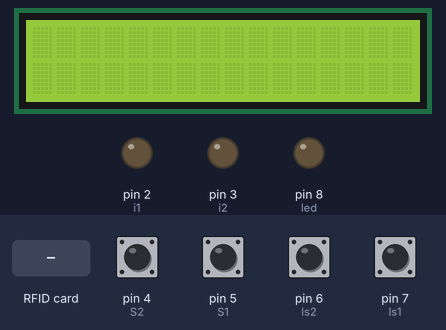
Bench run of a sketch on a simulated Arduino Uno, built with avr-gcc and run on an emulated ATmega328P. On the bench: 16×2 character LCD, output pins drawn as LEDs (lit = HIGH). The inputs (shaded band) are chosen by the test bench; at power-on: pin 4 (S2), pin 5 (S1), pin 6 (ls2), pin 7 (ls1) HIGH. Pins used as bus, display or sensor lines are not drawn; what the sketch prints to the serial monitor is not drawn.

Above: at 1.3 s.
1.4 s: RFID card 5E 7A 19 C4 held to the reader
At 1.8 s:
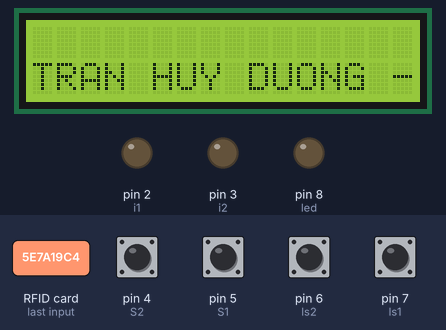
At 2.3 s:
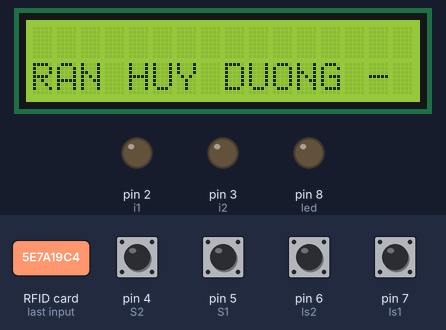
Timing chart, 0 to 4.4 s (numbered marks = the images above; inputs shaded):
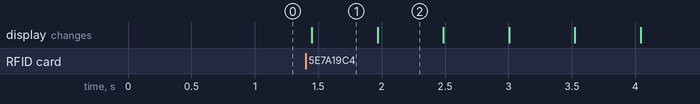

The sketch:

codecuatudong.ino
```cpp
#include<Arduino.h>
#include <SPI.h>
#include <MFRC522.h>
#include <Wire.h>
#include <LiquidCrystal_I2C.h>
LiquidCrystal_I2C lcd(0x27, 16, 2);

#define RST_PIN         9
#define SS_PIN          10
int ls1=7;// limited switch 1
int ls2=6; //limited switch 2
int i1=2;
int i2=3;
int led = 8;
int S1=5; //Sensor
int S2=4;

int UID[4], i;

int ID1[4] = {48, 104, 204, 20}; //Thẻ mở đèn
int ID2[4] = {206, 214, 185, 29}; //Thẻ tắt đèn

MFRC522 mfrc522(SS_PIN, RST_PIN);

void forward(){
 digitalWrite(i1,HIGH);
 digitalWrite(i2,LOW);

}
void goback(){
  digitalWrite(i1,LOW);
 digitalWrite(i2,HIGH);

}
void stop(){
  digitalWrite(i1,LOW);
 digitalWrite(i2,LOW);
}

void setup()
{

    Serial.begin(9600);
    pinMode(ls1,INPUT_PULLUP);
    pinMode(ls2,INPUT_PULLUP);
    pinMode(i1,OUTPUT);
    pinMode(i2,OUTPUT);
    pinMode(S1,INPUT);
    pinMode(S2,INPUT);

    pinMode(led, OUTPUT);
    digitalWrite(led, LOW);

    lcd.init();
    lcd.backlight();

    SPI.begin();
    mfrc522.PCD_Init();

}

void loop()
{
  int rS1 = digitalRead(S1);  // Đọc trạng thái của cảm biến S1
  int rS2 = digitalRead(S2);  // Đọc trạng thái của cảm biến S2
  int rls1 = digitalRead(ls1); // Đọc trạng thái của công tắc giới hạn ls1
  int rls2 = digitalRead(ls2); // Đọc trạng thái của công tắc giới hạn ls2

  if (rls1 == 0 || rls2 == 0)
  {
    stop(); // Dừng hệ thống nếu có công tắc giới hạn được nhấn
  }

  if (!mfrc522.PICC_IsNewCardPresent())
  {
    return;  // Nếu không có thẻ mới, thoát khỏi hàm loop()
  }

  if (!mfrc522.PICC_ReadCardSerial())
  {
    return;  // Nếu không đọc được thẻ, thoát khỏi hàm loop()
  }

  Serial.print("UID của thẻ: ");

  for (byte i = 0; i < mfrc522.uid.size; i++)
  {
    Serial.print(mfrc522.uid.uidByte[i] < 0x10 ? " 0" : " ");
    UID[i] = mfrc522.uid.uidByte[i];
    Serial.print(UID[i]);
  }

  Serial.println("   ");

  // So sánh UID đọc được với các ID đã định nghĩa
  if (UID[i] == ID1[i])
  {
    digitalWrite(led, HIGH);  // Bật đèn LED
    forward();  // Điều khiển điều hướng tiến
    Serial.println("Thẻ mở đèn - ĐÈN ON");
    lcd.setCursor(1,0);
    lcd.print("Moi vao");  // Hiển thị trên LCD khi thẻ mở đèn được đọc
  }
  else if (UID[i] == ID2[i] && rS1 == 0 && rS2 == 0)
  {
    digitalWrite(led, LOW);  // Tắt đèn LED
    goback();  // Điều khiển điều hướng lùi
    Serial.println("Thẻ tắt đèn - ĐÈN OFF");
    lcd.setCursor(1,0);
    lcd.print("Dong cua");  // Hiển thị trên LCD khi thẻ tắt đèn được đọc
  }
  else
  {
    Serial.println("Sai thẻ");
    lcd.setCursor(1,0);
    lcd.print("Sai the");  // Hiển thị thông báo sai thẻ trên LCD
  }

  mfrc522.PICC_HaltA();
  mfrc522.PCD_StopCrypto1();

  Serial.println(rls2);
  Serial.println(rls1);

  lcd.setCursor(0, 1);  // Đặt con trỏ LCD ở hàng 2

  String message = "TRAN HUY DUONG - NGUYEN DANG THANH - VU THE SON  ";

  for (int pos = 0; pos <= message.length() - 16; pos++) {
    lcd.clear();  // Xóa màn hình LCD
    lcd.setCursor(0, 1);  // Đặt con trỏ LCD ở hàng 2
    lcd.print(message.substring(pos, pos + 16));  // In ra màn hình 16 ký tự của chuỗi
    delay(500);  // Chờ 0.5 giây trước khi dịch chuyển vị trí in
  }
}
```

Measured:
- after the input at 1.4 s, the display: changes after 0.05 s (image 1)
- what the display in image 1 shows lasts 0.6 s, from 1.4 s to 2.0 s
